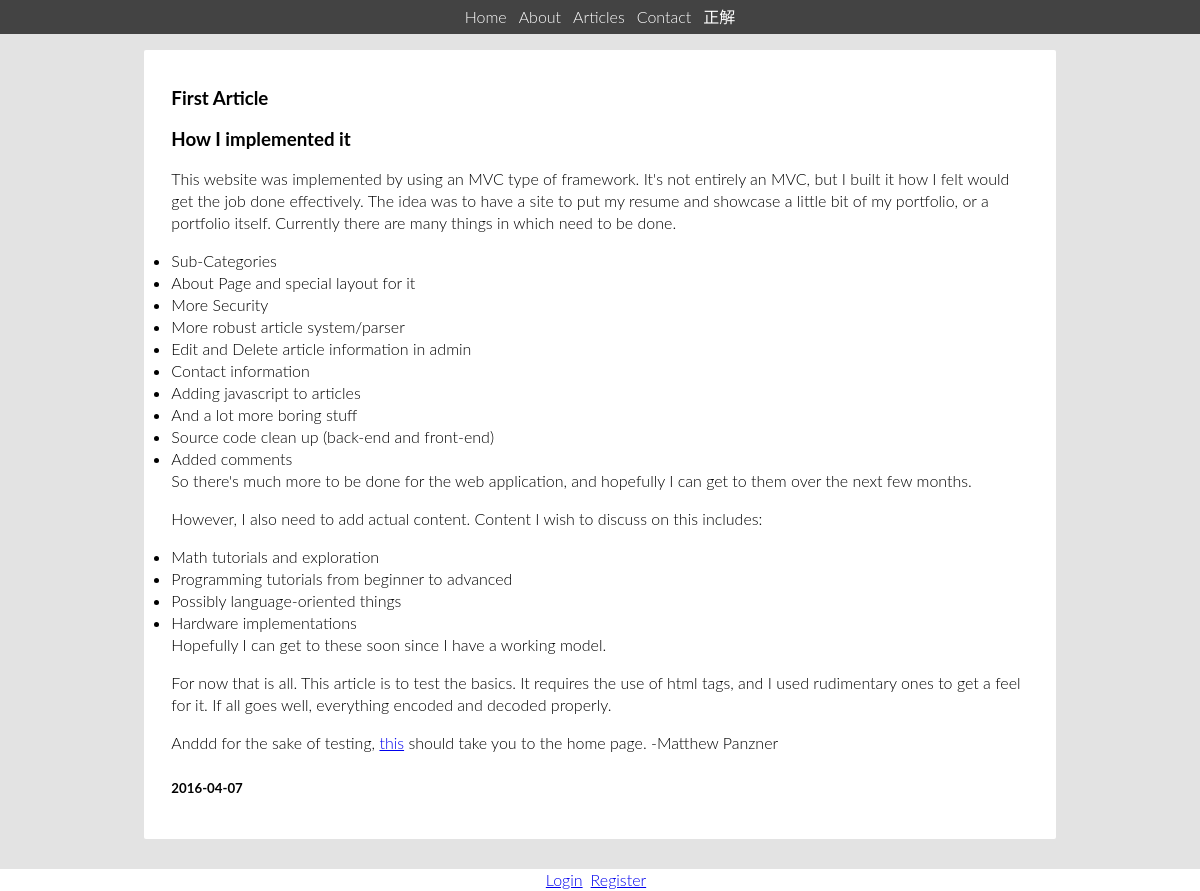
The app's page /root/index.php?controller=ArticleController&action=onGetArticle&id=1 with its own data.
### tables this page shows
CREATE TABLE Articles (
 `articleId` smallint(5) unsigned NOT NULL AUTO_INCREMENT,
 `publicationDate` date DEFAULT NULL,
 `title` varchar(255) NOT NULL,
 `summary` text NOT NULL,
 `content` mediumtext NOT NULL,
 `category` int(5) DEFAULT NULL,
 PRIMARY KEY (`articleId`),
 KEY `category` (`category`),
 CONSTRAINT `fk_constraint_categoryId` FOREIGN KEY (`category`) REFERENCES `ArticleCategory` (`id`) ON DELETE SET NULL ON UPDATE CASCADE
);

### include/core/View.php (called while the page is built, shortened)
<?php
class View{
  public function __construct($model, $path){
    $this->model = $model;
    include(TEMPLATE_DIR . "/frontend/header.php");
    include(CLASS_DIR . "/view/" . $path);
    include(TEMPLATE_DIR . "/frontend/footer.php");
  }
}?>

### include/controller/ArticleController.php (called while the page is built, shortened)
<?php
class ArticleController extends Controller{
  public function onGetArticle(){
    $service = new ArticleService();
    $this->model['article'] = $service->getArticle($_GET['id']);
    return new View($this->model, "article.php");
  }
}?>

### include/core/FrontController.php (called while the page is built, shortened)
<?php
require_once CLASS_DIR . "/controller/ArticleController.php";
require_once CLASS_DIR . "/core/View.php";
class FrontController{
  public function __construct($controllerName, $actionName){
    $this->controller = new $controllerName();
    $this->controller->$actionName();
  }
}?>

### root/index.php (called while the page is built, shortened)
<?php
require_once "../include/config.php";
require_once CORE_DIR . "/FrontController.php";
if(isset($_GET['controller'])){
  if(isset($_GET['action']))
    $frontController = new FrontController($_GET['controller'], $_GET['action']);
}else if(isset($_GET['route'])){
  $view = new View(null, $_GET['route'] . ".php");
}else{
  $view = new View(null, "home.php");
}?>

### include/utils/database/DAO.php (called while the page is built, shortened)
<?php
require_once CLASS_DIR . '/utils/database/QueryFactories.php';
class DAO{
  private $queryMap;
  public function __construct(){
    $this->queryMap = QueryListFactory::create(RESOURCE_DIR . "/SQL/queries.xml");
  }
  public function select($queryName, $args){
    $link = DBConnection::createConnection("Website");
    $query = (string)QueryFactory::create($this->queryMap->get($queryName), $args)->getQuery();
    $result = mysqli_query($link, $query) or die(mysql_error());
    return $result;
  }
}
?>

### include/utils/database/QueryFactories.php (called while the page is built)
<?php
require_once 'SQLQuery.php';
require_once CLASS_DIR . '/utils/data_structures/Map.php';
class QueryFactory{
  public static function create($baseQuery, $args){
    $query = new SQLQuery();
    $finishedQuery = "";
    $queryLen = strlen($baseQuery);
    $argNum = 0;
    for($i = 0; $i < $queryLen; $i++){
      if($baseQuery[$i] == "?"){
        $finishedQuery .= $args[$argNum++];
    }
    else
      $finishedQuery .= $baseQuery[$i];
    }
  $query->setQuery($finishedQuery);
  return $query;
  }
}
class QueryListFactory{
  public static function create($xmlPath){
    $map = new Map();
    $myQueries = simplexml_load_file($xmlPath) or die("could not load");
    $numOfQueries = count($myQueries);
    for($i = 0; $i < $numOfQueries; $i++){
      $map->insert((string)$myQueries->query[$i]->name, (string)$myQueries->query[$i]->value);
    }
    return $map;
  }
}
?>

### include/utils/data_structures/Map.php (called while the page is built, shortened)
<?php
class Map{
  private $map;
  public function get($key){
    if(!$this->exists($key))
      echo "Cannot get key: " . $key . " because it does not exist in map!";
    else
      return $this->map[$key];
  }
  public function insert($key, $value){
    if($this->exists($key))
      echo "Cannot add key: " . $key . " => " . $value . " because it already is in map!";
    else{
      $this->map[$key] = $value;
    }
  }
  private function exists($key){
    if(isset($this->map[$key]))
      return true;
    else
      return false;
  }
}
?>

### include/utils/database/SQLQuery.php (called while the page is built)
<?php
require_once 'QueryFactories.php';
class SQLQuery{
  private $query = "";
  public function getQuery(){
    return $this->query;
  }
  public function setQuery($query){
    $this->query = $query;
  }
}
?>

### include/model/ArticleService.php (called while the page is built, shortened)
<?php
require_once(CLASS_DIR . "/entity/article/Article.php");
require_once(CLASS_DIR . "/utils/database/DAO.php");
class ArticleService{
  private $dao;
  public function __construct(){
    $this->dao = new DAO();
  }
  public function getArticle($id){
    $args[0] = $id;
    $res = $this->dao->select("selectArticleByIdQuery", $args);
    $row = mysqli_fetch_row($res);
    $data['id'] = $row[0];
    $data['publicationDate'] = $row[1];
    $data['title'] = htmlspecialchars_decode($row[2]);
    $data['summary'] = htmlspecialchars_decode($row[3]);
    $data['content'] = htmlspecialchars_decode($row[4]);
    return new Article($data);
  }
}?>

### include/entity/Entity.php (called while the page is built, shortened)
<?php
class Entity{
  protected $data = array();
  public function __get($name){
    if(array_key_exists($name, $this->data))
      return $this->data[$name];
    else{
      logMessage("/error.log", "The variable " . $name . " is not set in " . debug_backtrace()[0]['file'] . " on line " . debug_backtrace()[0]['line']);
      return null;
    }
  }
}?>

### include/config.php (called while the page is built, shortened)
<?php
function formatHtml($html, $indent_val){
  $fhtml = "";
  $lines = explode("\n",$html);
  for($i = 0; $i < sizeof($lines); $i++){
    for($j = 0; $j < $indent_val; $j++){
      $lines[$i] = " " . $lines[$i];
    }
    $fhtml .= $lines[$i] . "\n";
  }
  return $fhtml;
}
?>

### include/view/article.php (the view)
     <section class="article">
        <div class="content">
          <h1 id="article-title"><?php echo $this->model['article']->title;?></h1>
<?php echo formatHtml(htmlspecialchars_decode($this->model['article']->content), 10);?>
          <h5><?php echo $this->model['article']->publicationDate;?></h5>
        </div>
      </section>

### root/css/main.css (style rules this page uses)
body { font: 300 16px/22px "Lato", "Open Sans", "Helvetica Neue", Helvetica, Arial, sans-serif; background-color: #E3E3E3; margin: 0; }
body ul { margin: 0; -webkit-padding-start: 0px !important; }
.article { display: flex; flex-flow: column nowrap; margin: 30px 12%; border-radius: 2px; background-color: white; }
.content { display: block; margin: 2% 3%; }

### records on screen
articles: title "First Article", content "How I implemented it This website was implemented by using an MVC type of framework. It's not entirely an MVC, but I built it how I felt would get the job done effectively. The idea was to have a site to put my resume and showcase a little bit of my portfolio, or a portfolio itself. Currently there are many things in which need to be done. Sub-Categories About Page and special layout for it More Security More robust article system/parser Edit and Delete article information in admin Contact information Adding javascript to articles And a lot more boring stuff Source code clean up (back-end and front-end) Added comments So there's much more to be done for the web application, and hopefully I…", publicationDate "2016-04-07"
